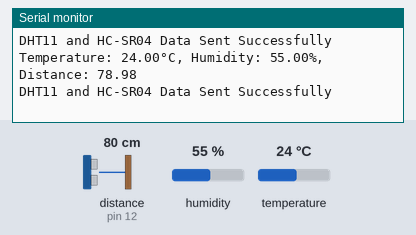
Bench run of a sketch on a simulated Arduino Uno, built with avr-gcc and run on an emulated ATmega328P. Shown: the last lines printed to the serial monitor. Wiring (inferred from the names in the program): ultrasonic range finder: trigger pin 13; echo pin 12. The test bench sets the inputs (shaded band); at power-on: distance to the obstacle (sensor on pin 12) 80 cm, humidity 55 %, temperature 24 °C. The echo pulse lasts 58.3 µs per cm.

Above: at 2.8 s.
2.9 s: distance to the obstacle (sensor on pin 12) set to 2 cm
At 5.0 s:
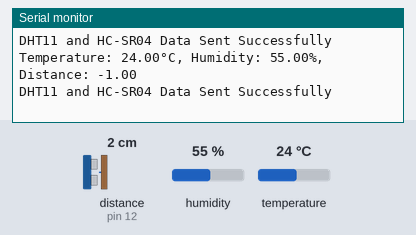
5.6 s: humidity set to 22 %
At 7.5 s:
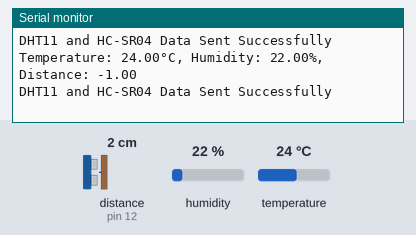
8.3 s: temperature set to 12 °C
At 10.8 s:
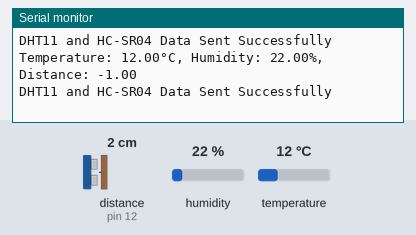
11.0 s: distance to the obstacle (sensor on pin 12) set to 4 cm
At 12.7 s:
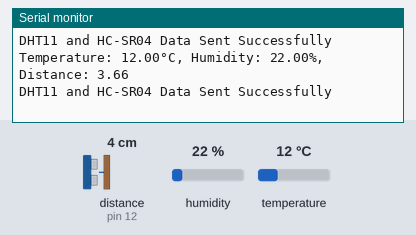
13.7 s: humidity set to 40 %
At 15.2 s:
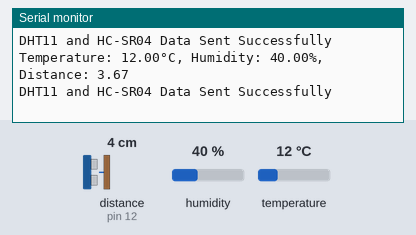
Timing chart, 0 to 16.7 s (numbered marks = the images above; inputs shaded):
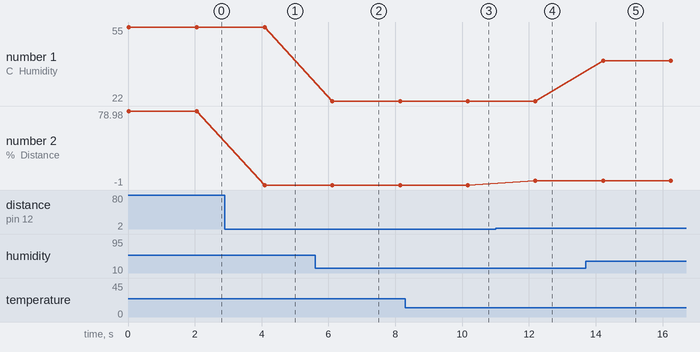

The sketch:

trans_dht_ultra.ino
```cpp
#include <SPI.h>
#include <mcp_can.h>
#include <DHT.h>

// Pin Definitions
#define CAN_CS_PIN    5    // CAN CS pin
#define DHT_PIN       4    // DHT11 data pin
#define TRIG_PIN      13   // HC-SR04 trigger pin
#define ECHO_PIN      12   // HC-SR04 echo pin
#define DHT_TYPE      DHT11 // DHT11 sensor type

// Initialize objects
MCP_CAN CAN0(CAN_CS_PIN);
DHT dht(DHT_PIN, DHT_TYPE);

void setup() {
    Serial.begin(115200);

    // Initialize CAN Bus
    if (CAN0.begin(MCP_ANY, CAN_500KBPS, MCP_16MHZ) != CAN_OK) {
        Serial.println("CAN Init Failed");
        while (1);
    }
    Serial.println("CAN Init OK");
    CAN0.setMode(MCP_NORMAL);

    // Initialize DHT11
    dht.begin();

    // Initialize HC-SR04 pins
    pinMode(TRIG_PIN, OUTPUT);
    pinMode(ECHO_PIN, INPUT);
}

float readDistance() {
    // Clear trigger pin
    digitalWrite(TRIG_PIN, LOW);
    delayMicroseconds(2);

    // Send 10μs pulse
    digitalWrite(TRIG_PIN, HIGH);
    delayMicroseconds(10);
    digitalWrite(TRIG_PIN, LOW);

    // Read echo pulse duration
    long duration = pulseIn(ECHO_PIN, HIGH, 50000); // Timeout after 50ms

    // Calculate distance in cm
    float distance = duration * 0.034 / 2;
    if (distance >= 2 && distance <= 400) {
        return distance;
    } else {
        return -1.0; // Invalid reading
    }
}

void sendData(float temperature, float humidity, float distance) {
    byte data[6];

    // Pack data into CAN message
    int16_t temp = (int16_t)(temperature * 100);
    int16_t hum = (int16_t)(humidity * 100);
    int16_t dist = (int16_t)(distance * 100);

    data[0] = temp >> 8;
    data[1] = temp & 0xFF;
    data[2] = hum >> 8;
    data[3] = hum & 0xFF;
    data[4] = dist >> 8;
    data[5] = dist & 0xFF;

    // Send the message
    if (CAN0.sendMsgBuf(0x100, 0, 6, data) == CAN_OK) {
        Serial.println("DHT11 and HC-SR04 Data Sent Successfully");
    } else {
        Serial.println("Error Sending Data");
    }
}

void loop() {
    // Read sensor data
    float temperature = dht.readTemperature();
    float humidity = dht.readHumidity();
    float distance = readDistance();

    // Check for valid readings
    // if (!isnan(temperature) && !isnan(humidity) && distance != -1.0) {
        // Print sensor data to Serial
        Serial.print("Temperature: ");
        Serial.print(temperature);
        Serial.print("°C, Humidity: ");
        Serial.print(humidity);
        Serial.print("%, Distance: ");
        Serial.println(distance);

        // Send sensor data via CAN
        sendData(temperature, humidity, distance);
    // } else {
    //     Serial.println("Invalid sensor readings detected. Skipping transmission.");
    // }

    delay(2000);  // Update every 2 seconds
}
```

Measured:
- after the input at 2.9 s, the serial monitor: prints a new line after 1.2 s (image 1)
- after the input at 5.6 s, the serial monitor: prints a new line after 0.51 s (image 2)
- after the input at 8.3 s, the serial monitor: prints a new line after 1.9 s (image 3)
- after the input at 11.0 s, the serial monitor: prints a new line after 1.2 s (image 4)
- after the input at 13.7 s, the serial monitor: prints a new line after 0.52 s (image 5)
- plotted number 1: 55 → 22 after the input at 5.6 s, 22 → 40 after the input at 13.7 s
- plotted number 2: 78.98 → -1 after the input at 2.9 s, -1 → 3.66 after the input at 11.0 s, 3.66 → 3.67 after the input at 13.7 s
